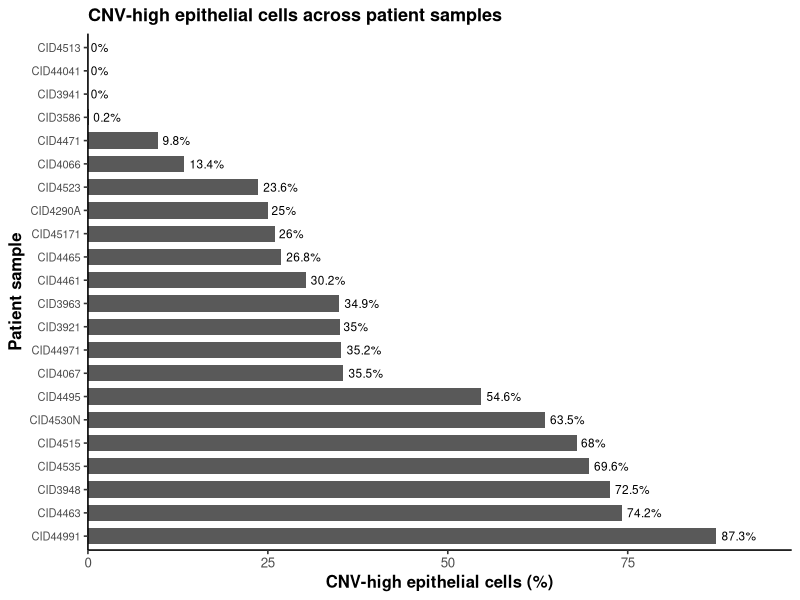
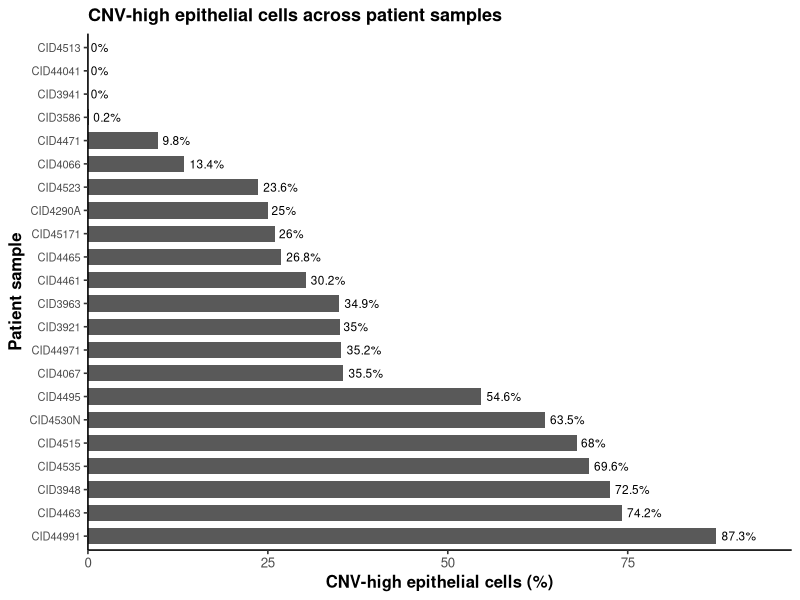

R code for these plots, in order: (Note: this script raises an error after producing the figures.)
# ============================================================
# FIGURE 3B — PATIENT-LEVEL CNV-HIGH PROPORTION
# ============================================================

library(readr)
library(dplyr)
library(ggplot2)

# ------------------------------------------------------------
# 1. Load CNV results
# ------------------------------------------------------------

cnv <- read_csv(
  "results/TME/cnv_scores_per_cell.csv",
  show_col_types = FALSE
)

# ------------------------------------------------------------
# 2. Create CNV-high indicator
# ------------------------------------------------------------

cnv <- cnv %>%
  mutate(
    CNV_high = ifelse(
      cnv_call == "CNV-high (malignant candidate)",
      1,
      0
    )
  )

# ------------------------------------------------------------
# 3. Calculate CNV-high proportion for every sample
# ------------------------------------------------------------

sample_cnv <- cnv %>%
  group_by(sample) %>%
  summarise(
    total_epithelial = n(),
    CNV_high_cells = sum(CNV_high),
    CNV_high_percent =
      100 * CNV_high_cells / total_epithelial,
    .groups = "drop"
  ) %>%
  arrange(desc(CNV_high_percent))

# ------------------------------------------------------------
# 4. Print results
# ------------------------------------------------------------

cat("\nPatient-level CNV-high proportions:\n")
print(sample_cnv)

cat(
  "\nMinimum CNV-high proportion:",
  round(min(sample_cnv$CNV_high_percent), 2),
  "%\n"
)

cat(
  "Maximum CNV-high proportion:",
  round(max(sample_cnv$CNV_high_percent), 2),
  "%\n"
)

# ------------------------------------------------------------
# 5. Make sample order follow percentage
# ------------------------------------------------------------

sample_cnv$sample <- factor(
  sample_cnv$sample,
  levels = sample_cnv$sample
)

# ------------------------------------------------------------
# 6. Publication-style horizontal bar plot
# ------------------------------------------------------------

p3B <- ggplot(
  sample_cnv,
  aes(
    x = sample,
    y = CNV_high_percent
  )
) +

  geom_col(
    width = 0.7
  ) +

  coord_flip() +

  geom_text(
    aes(
      label = paste0(
        round(CNV_high_percent, 1),
        "%"
      )
    ),
    hjust = -0.15,
    size = 3
  ) +

  scale_y_continuous(
    limits = c(
      0,
      max(sample_cnv$CNV_high_percent) * 1.12
    ),
    expand = c(0, 0)
  ) +

  labs(
    title = "CNV-high epithelial cells across patient samples",
    x = "Patient sample",
    y = "CNV-high epithelial cells (%)"
  ) +

  theme_classic(
    base_size = 12
  ) +

  theme(
    plot.title = element_text(
      face = "bold",
      size = 13
    ),
    axis.text.y = element_text(
      size = 8
    ),
    axis.title = element_text(
      face = "bold"
    )
  )

print(p3B)

# ------------------------------------------------------------
# 7. Save high-resolution PNG
# ------------------------------------------------------------

dir.create(
  "figures/Malignant",
  recursive = TRUE,
  showWarnings = FALSE
)

ggsave(
  "figures/Malignant/Figure3B_CNV_High_Proportion_By_Sample.png",
  p3B,
  width = 7,
  height = 8,
  dpi = 600,
  bg = "white"
)

# ------------------------------------------------------------
# 8. Save the summary table
# ------------------------------------------------------------

write.csv(
  sample_cnv,
  "results/TME/CNV_High_Proportion_By_Sample.csv",
  row.names = FALSE
)

cat(
  "\nFigure 3B generated successfully.\n"
)
# ============================================================
# FIGURE 3C — CNV-HIGH VS CNV-LOW CLASSIFICATION
# ============================================================

# ------------------------------------------------------------
# Count cells in each CNV category
# ------------------------------------------------------------

cnv_counts <- cnv %>%
  count(CNV_group) %>%
  mutate(
    Percentage = 100 * n / sum(n)
  )

print(cnv_counts)

# ------------------------------------------------------------
# Plot
# ------------------------------------------------------------

p3C <- ggplot(
  cnv_counts,
  aes(x = CNV_group, y = n)
) +
  
  geom_col(
    width = 0.65,
    fill = "grey65"
  ) +
  
  geom_text(
    aes(
      label = paste0(
        format(n, big.mark = ","),
        "\n(",
        round(Percentage, 1),
        "%)"
      )
    ),
    vjust = -0.25,
    size = 4.5
  ) +
  
  labs(
    title = "Classification of epithelial cells by CNV score",
    x = NULL,
    y = "Number of epithelial cells"
  ) +
  
  expand_limits(y = max(cnv_counts$n) * 1.15) +
  
  theme_classic(base_size = 13)

# ------------------------------------------------------------
# Save
# ------------------------------------------------------------

ggsave(
  "figures/Malignant/Figure3C_CNV_High_vs_Low.png",
  p3C,
  width = 6.5,
  height = 5.5,
  dpi = 600
)
